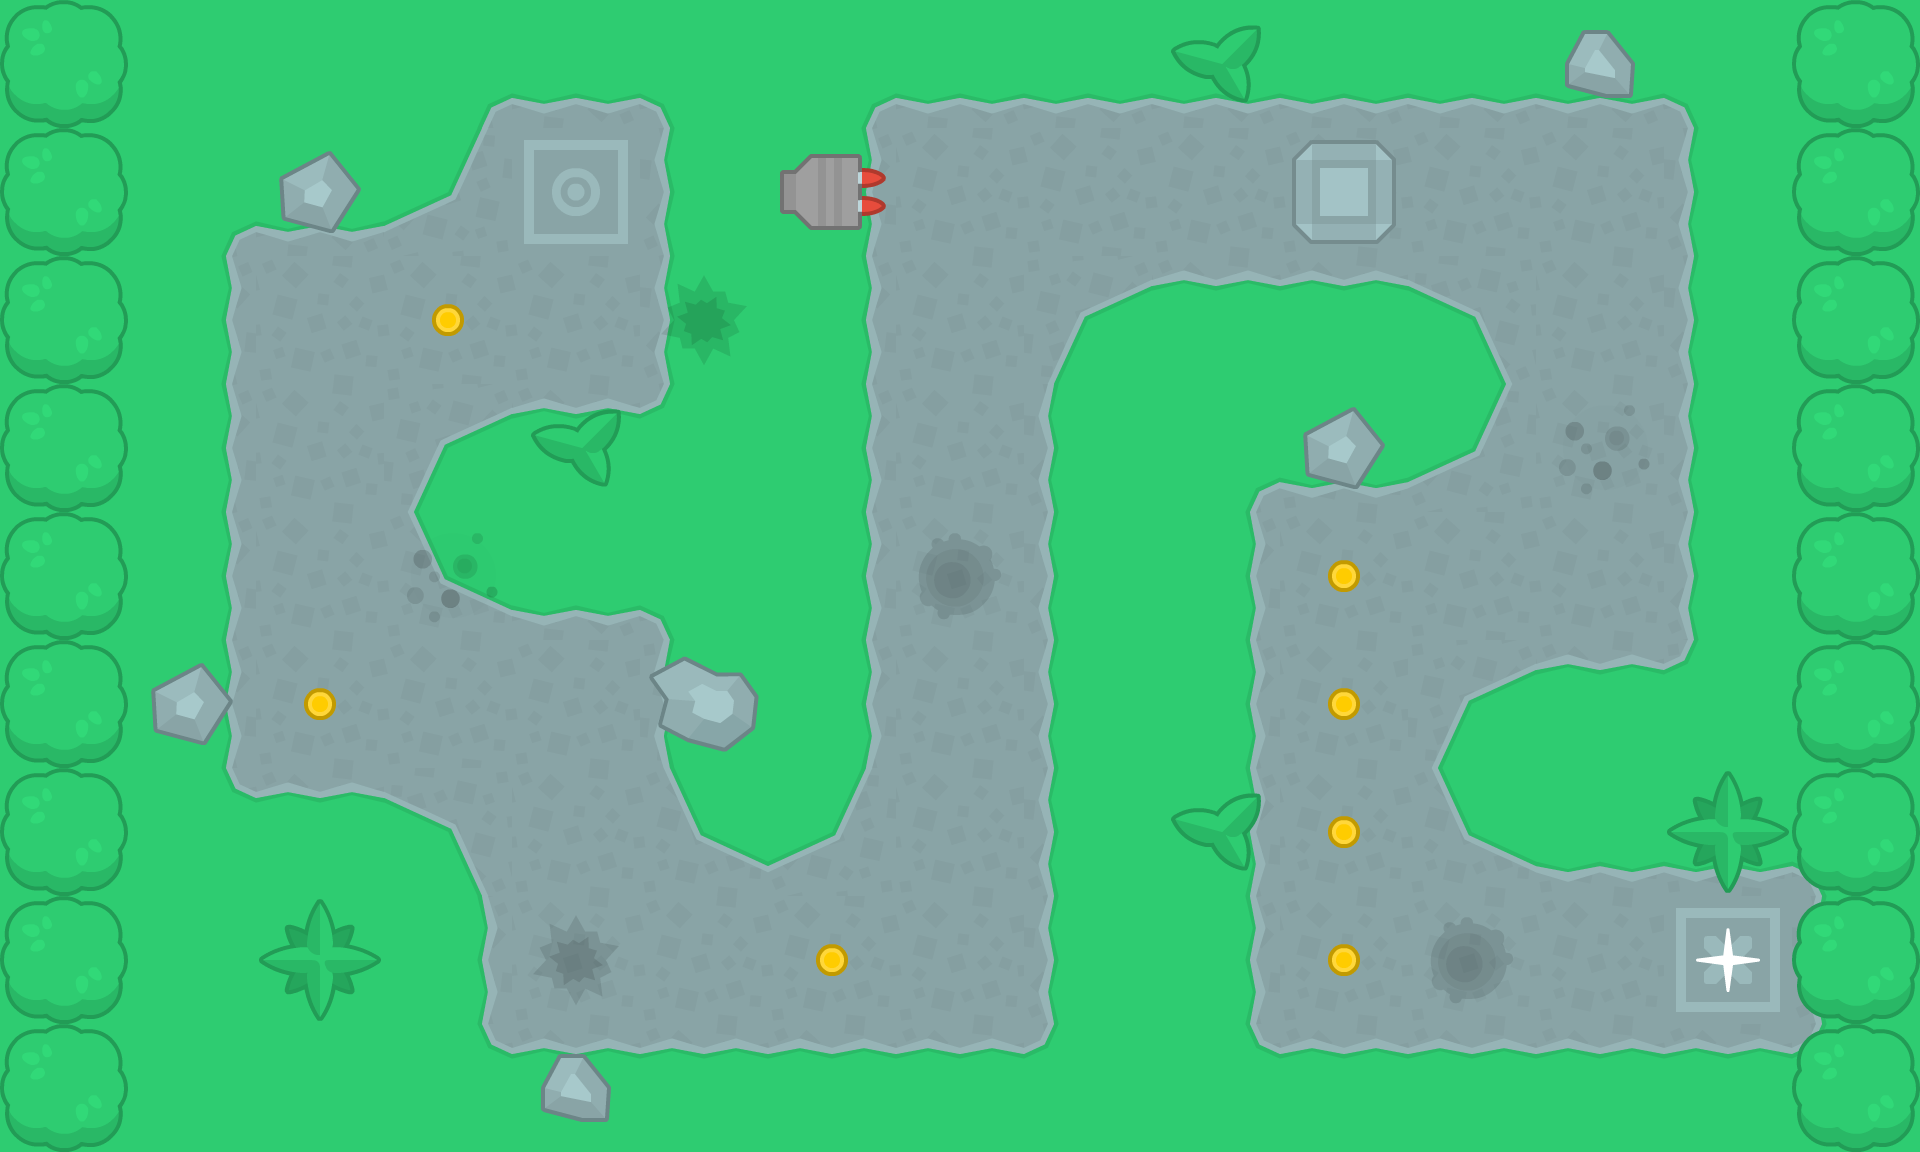

A level layout from a 2D game, rendered from its tile map. Below: a short description, then the map file with its tile-grid data intact:
An orthogonal 15x9 tile map with 128x128 px tiles, 4 tile layers (ground, plants and deko, active elements, static elements).

<map version="1.0" tiledversion="1.1.2" orientation="orthogonal" renderorder="right-down" width="15" height="9" tilewidth="128" tileheight="128" infinite="0" nextobjectid="1">
 <tileset firstgid="1" name="TowerDefense" tilewidth="128" tileheight="128" tilecount="299" columns="23">
  <image source="Tilesheet/towerDefense_tilesheet@2.png" width="2944" height="1664" />
 </tileset>
 <layer name="ground" width="15" height="9">
  <data encoding="csv">
120,120,120,2684354686,3221225599,3221225598,2684354686,3221225599,3221225599,3221225599,3221225599,3221225599,3221225599,3221225598,120,
120,2684354686,3221225599,1610612842,88,1610612863,2684354687,104,104,104,104,104,104,1610612863,120,
120,2684354687,104,104,104,1610612863,2684354687,104,2684354666,127,127,3221225578,104,1610612863,120,
120,2684354687,104,2684354666,127,1610612862,2684354687,104,1610612863,2684354686,81,1610612842,104,1610612863,120,
120,2684354687,104,106,3221225599,3221225598,2684354687,104,1610612863,2684354687,104,104,104,1610612863,120,
120,2684354687,104,104,104,2684354641,2684354687,104,1610612863,2684354687,104,2684354666,127,2684354642,120,
120,126,127,3221225578,104,106,1610612842,104,1610612863,2684354687,104,106,81,81,3221225598,
120,120,120,2684354687,104,104,104,104,1610612863,2684354687,104,104,104,87,1610612863,
120,120,120,126,127,127,127,127,1610612862,126,127,127,127,127,1610612862
</data>
 </layer>
 <layer name="plants and deko" width="15" height="9">
  <data encoding="csv">
131,0,0,0,0,0,0,0,0,133,0,0,136,0,131,
131,0,138,0,0,0,0,0,0,0,0,0,0,0,131,
131,0,0,0,0,22,0,0,0,0,0,0,0,0,131,
131,0,0,0,133,0,0,0,0,0,138,0,21,0,131,
131,0,0,21,0,0,0,20,0,0,0,0,0,0,131,
131,138,0,0,0,137,0,0,0,0,0,0,0,0,131,
131,0,0,0,0,0,0,0,0,133,0,0,0,135,131,
131,0,135,0,22,0,0,0,0,0,0,20,0,0,131,
131,0,0,0,136,0,0,0,0,0,0,0,0,0,131
</data>
 </layer>
 <layer name="active elements" width="15" height="9">
  <data encoding="csv">
0,0,0,0,0,0,0,0,0,0,0,0,0,0,0,
0,0,0,0,0,0,0,0,0,0,0,0,0,0,0,
0,0,0,273,0,0,0,0,0,0,0,0,0,0,0,
0,0,0,0,0,0,0,0,0,0,0,0,0,0,0,
0,0,0,0,0,0,0,0,0,0,273,0,0,0,0,
0,0,273,0,0,0,0,0,0,0,273,0,0,0,0,
0,0,0,0,0,0,0,0,0,0,273,0,0,0,0,
0,0,0,0,0,0,273,0,0,0,273,0,0,0,0,
0,0,0,0,0,0,0,0,0,0,0,0,0,0,0
</data>
 </layer>
 <layer name="static elements" width="15" height="9">
  <data encoding="csv">
0,0,0,0,0,0,0,0,0,0,0,0,0,0,0,
0,0,0,0,0,0,2684354765,0,0,0,181,0,0,0,0,
0,0,0,0,0,0,0,0,0,0,0,0,0,0,0,
0,0,0,0,0,0,0,0,0,0,0,0,0,0,0,
0,0,0,0,0,0,0,0,0,0,0,0,0,0,0,
0,0,0,0,0,0,0,0,0,0,0,0,0,0,0,
0,0,0,0,0,0,0,0,0,0,0,0,0,0,0,
0,0,0,0,0,0,0,0,0,0,0,0,0,23,0,
0,0,0,0,0,0,0,0,0,0,0,0,0,0,0
</data>
 </layer>
</map>
